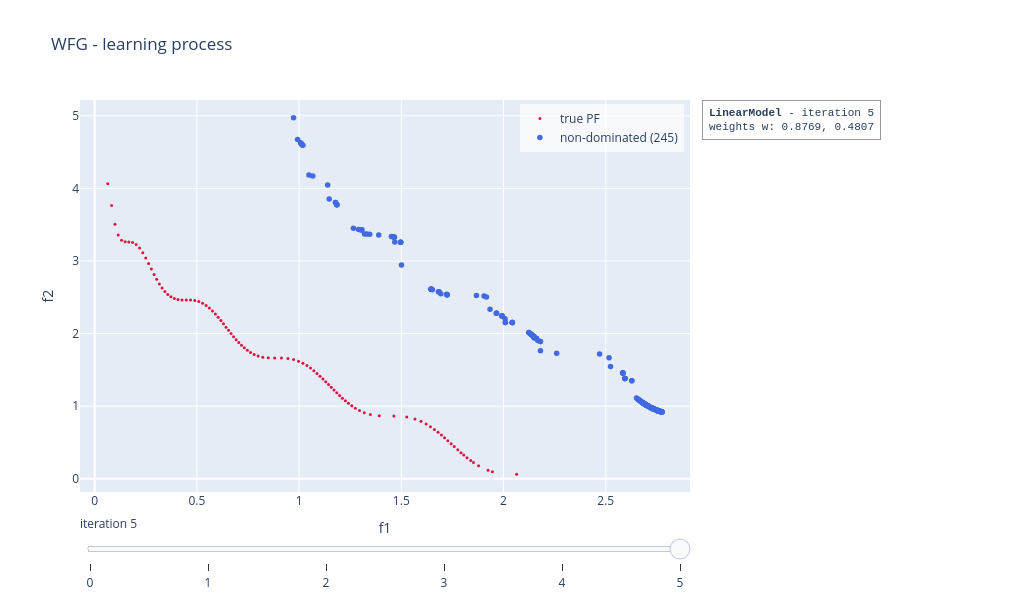

The cell this chart's notebook holds for it:
### Code cell
linear_model.visualise("learning", show = False)

### Figure 1 — Plotly figure (JSON) as saved in the notebook; plotly's stock layout.template omitted (floating-point values rounded to 4 significant figures; data arrays with more than 128 entries replaced by an {"elided": "..."} marker saying what was removed)
{"data": [{"marker": {"color": "crimson", "size": 3}, "mode": "markers", "name": "true PF", "type": "scatter", "x": [0.06395, 0.08267, 0.0995, 0.1154, 0.1318, 0.1491, 0.1672, 0.1854, 0.2031, 0.2197, 0.2352, 0.2501, 0.264, 0.2775, 0.2906, 0.3035, 0.3166, 0.3298, 0.3435, 0.3578, 0.3731, 0.3897, 0.4077, 0.4272, 0.4479, 0.4692, 0.4899, 0.5096, 0.528, 0.5452, 0.5612, 0.5763, 0.5906, 0.6042, 0.6174, 0.6302, 0.6427, 0.655, 0.6674, 0.6797, 0.6923, 0.7051, 0.7183, 0.7321, 0.7468, 0.7627, 0.78, 0.7997, 0.8224, 0.8491, 0.8803, 0.9136, 0.9453, 0.9731, 0.9973, 1.019, 1.038, 1.056, 1.072, 1.088, 1.102, 1.117, 1.13, 1.144, 1.157, 1.171, 1.184, 1.198, 1.212, 1.226, 1.242, 1.258, 1.275, 1.295, 1.319, 1.349, 1.392, 1.464, 1.527, 1.567, 1.596, 1.621, 1.643, 1.662, 1.68, 1.696, 1.712, 1.728, 1.744, 1.759, 1.776, 1.792, 1.805, 1.821, 1.84, 1.853, 1.878, 1.924, 1.945, 2.064], "y": [4.064, 3.765, 3.508, 3.36, 3.288, 3.266, 3.264, 3.256, 3.228, 3.179, 3.115, 3.041, 2.965, 2.889, 2.816, 2.748, 2.685, 2.628, 2.58, 2.539, 2.507, 2.484, 2.47, 2.465, 2.464, 2.463, 2.456, 2.441, 2.418, 2.387, 2.351, 2.312, 2.269, 2.225, 2.18, 2.134, 2.089, 2.045, 2.001, 1.959, 1.917, 1.878, 1.84, 1.804, 1.771, 1.741, 1.714, 1.692, 1.676, 1.666, 1.664, 1.663, 1.657, 1.642, 1.62, 1.592, 1.56, 1.525, 1.489, 1.452, 1.414, 1.376, 1.337, 1.298, 1.26, 1.222, 1.184, 1.147, 1.11, 1.075, 1.04, 1.006, 0.9727, 0.9412, 0.9118, 0.8861, 0.8678, 0.8638, 0.8516, 0.8251, 0.7922, 0.7558, 0.7182, 0.6799, 0.6409, 0.602, 0.5646, 0.5241, 0.4834, 0.4446, 0.3999, 0.3602, 0.3277, 0.2907, 0.251, 0.2241, 0.1793, 0.1164, 0.09694, 0.06395]}, {"marker": {"color": "royalblue", "size": 5.5}, "mode": "markers", "name": "non-dominated (245)", "type": "scatter", "x": {"elided": "245 float values"}, "y": {"elided": "245 float values"}}], "layout": {"annotations": [{"align": "left", "bgcolor": "rgba(255,255,255,0.85)", "bordercolor": "#999999", "borderpad": 6, "borderwidth": 1, "font": {"family": "Courier New, monospace", "size": 11}, "showarrow": false, "text": "<b>LinearModel</b> - iteration 5<br>weights w: 0.8769, 0.4807", "x": 1.02, "xanchor": "left", "xref": "paper", "y": 1, "yanchor": "top", "yref": "paper"}], "height": 600, "legend": {"bgcolor": "rgba(255,255,255,0.7)", "x": 0.99, "xanchor": "right", "y": 0.99, "yanchor": "top"}, "margin": {"r": 330}, "showlegend": true, "sliders": [{"active": 5, "currentvalue": {"prefix": "iteration "}, "steps": [{"args": [["0"], {"frame": {"redraw": true}, "mode": "immediate"}], "label": "0", "method": "animate"}, {"args": [["1"], {"frame": {"redraw": true}, "mode": "immediate"}], "label": "1", "method": "animate"}, {"args": [["2"], {"frame": {"redraw": true}, "mode": "immediate"}], "label": "2", "method": "animate"}, {"args": [["3"], {"frame": {"redraw": true}, "mode": "immediate"}], "label": "3", "method": "animate"}, {"args": [["4"], {"frame": {"redraw": true}, "mode": "immediate"}], "label": "4", "method": "animate"}, {"args": [["5"], {"frame": {"redraw": true}, "mode": "immediate"}], "label": "5", "method": "animate"}]}], "title": {"text": "WFG - learning process"}, "width": 1020, "xaxis": {"range": [-0.07167, 2.912], "title": {"text": "f1"}}, "yaxis": {"range": [-0.1815, 5.218], "title": {"text": "f2"}}}}
